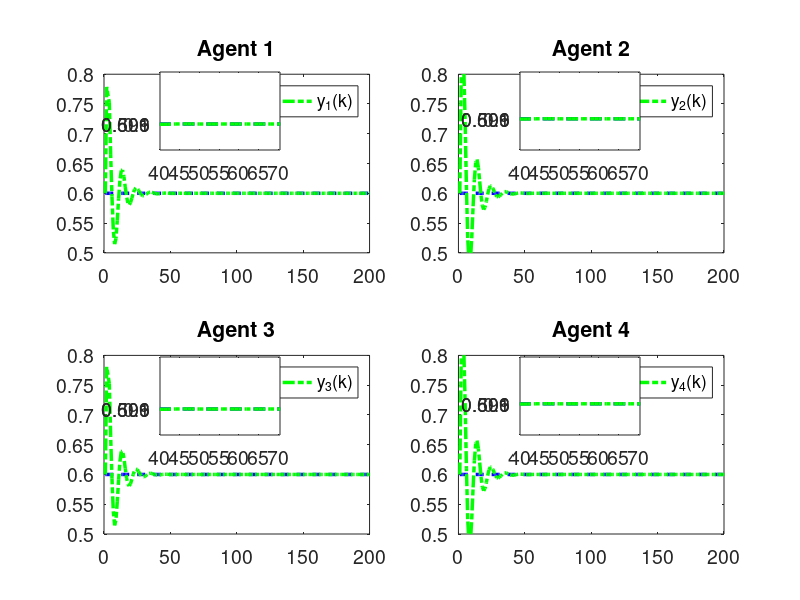
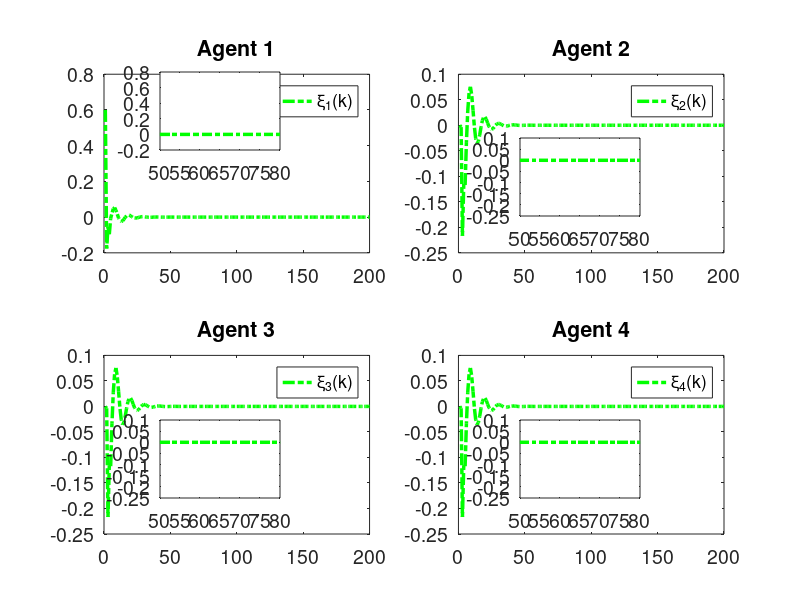

Source code (MATLAB) for these figures, in order:
clc; clear;

% Parameters
rho = 7.5;            % Increase gain for better control response
eta = 1;              % Increase to make the adaptive update faster
lamda = 350;          % Model-free parameter
mu = 0.005;           % Adaptive parameter
epsilon = 1e-5;       % Small threshold for stability
alpha = 15;           % Smoothing factor for error dynamics
T = 0.1;              % Sampling time (kept for calculations but not used in time vector)
gamma1 = 0.45;        % Adjust control gains for faster tracking
gamma2 = 0.15;        % Adjust control gains
gamma3 = 0.45;        % Adjust control gains
gamma4 = 0.15;        % Adjust control gains
beta = 10;            % Sliding mode coefficient
sigma = 95;           % Sliding mode parameter
tau = 1e-5;           % Small damping term

rT = 1024;            % Sample rate
L = 200;              % Time steps
m = 200;              % Data size
n = 600;              % Data size

% Initialization
phi1 = zeros(m+1,1); 
phi2 = zeros(m+1,1); 
phi3 = zeros(m+1,1); 
phi4 = zeros(m+1,1);
mfa1 = zeros(m+1,1); 
mfa2 = zeros(m+1,1); 
mfa3 = zeros(m+1,1); 
mfa4 = zeros(m+1,1);
sm1 = zeros(m,1);  
sm2 = zeros(m,1);  
sm3 = zeros(m,1);  
sm4 = zeros(m,1);
y1 = zeros(m+1,1); 
y2 = zeros(m+1,1); 
y3 = zeros(m+1,1); 
y4 = zeros(m+1,1);
u1 = zeros(m,1);   
u2 = zeros(m,1);   
u3 = zeros(m,1);   
u4 = zeros(m,1);
xi1 = zeros(m,1);  
xi2 = zeros(m,1);  
xi3 = zeros(m,1);  
xi4 = zeros(m,1);
s1 = zeros(m,1);   
s2 = zeros(m,1);   
s3 = zeros(m,1);   
s4 = zeros(m,1);
yd = zeros(m+1,1);

% Desired signal (Reference trajectory)
for k = 1:1:m+1
    yd(k) = 0.6; % Time-invariant constant reference signal
    % yd(k) = 0.6 * sin(0.05 * pi * k) + 0.6 * cos(0.03 * pi * k);
end

for k = 1:m
    % Adaptive Gain update
    if k == 1
        phi1(k) = 4.0; 
        phi2(k) = 4.0; 
        phi3(k) = 4.0; 
        phi4(k) = 4.0;
    elseif k == 2
        phi1(k) = phi1(k-1) + (eta * u1(k-1) / (mu + u1(k-1)^2)) * (y1(k) - phi1(k-1)*u1(k-1));
        phi2(k) = phi2(k-1) + (eta * u2(k-1) / (mu + u2(k-1)^2)) * (y2(k) - phi2(k-1)*u2(k-1));
        phi3(k) = phi3(k-1) + (eta * u3(k-1) / (mu + u3(k-1)^2)) * (y3(k) - phi3(k-1)*u3(k-1));
        phi4(k) = phi4(k-1) + (eta * u4(k-1) / (mu + u4(k-1)^2)) * (y4(k) - phi4(k-1)*u4(k-1));
    else
        phi1(k) = phi1(k-1) + (eta * (u1(k-1) - u1(k-2)) / (mu + (u1(k-1) - u1(k-2))^2)) * (y1(k) - y1(k-1) - phi1(k-1) * (u1(k-1) - u1(k-2)));
        phi2(k) = phi2(k-1) + (eta * (u2(k-1) - u2(k-2)) / (mu + (u2(k-1) - u2(k-2))^2)) * (y2(k) - y2(k-1) - phi2(k-1) * (u2(k-1) - u2(k-2)));
        phi3(k) = phi3(k-1) + (eta * (u3(k-1) - u3(k-2)) / (mu + (u3(k-1) - u3(k-2))^2)) * (y3(k) - y3(k-1) - phi3(k-1) * (u3(k-1) - u3(k-2)));
        phi4(k) = phi4(k-1) + (eta * (u4(k-1) - u4(k-2)) / (mu + (u4(k-1) - u4(k-2))^2)) * (y4(k) - y4(k-1) - phi4(k-1) * (u4(k-1) - u4(k-2)));
    end

    % Stability protection
    if k > 2 && (abs(phi1(k)) <= epsilon || abs(u1(k-1) - u1(k-2)) <= epsilon || sign(phi1(k)) ~= sign(phi1(1)))
        phi1(k) = phi1(1);
    end
    if k > 2 && (abs(phi2(k)) <= epsilon || abs(u2(k-1) - u2(k-2)) <= epsilon || sign(phi2(k)) ~= sign(phi2(1)))
        phi2(k) = phi2(1);
    end
    if k > 2 && (abs(phi3(k)) <= epsilon || abs(u3(k-1) - u3(k-2)) <= epsilon || sign(phi3(k)) ~= sign(phi3(1)))
        phi3(k) = phi3(1);
    end
    if k > 2 && (abs(phi4(k)) <= epsilon || abs(u4(k-1) - u4(k-2)) <= epsilon || sign(phi4(k)) ~= sign(phi4(1)))
        phi4(k) = phi4(1);
    end

    % Error dynamics
    xi1(k) = yd(k) - 2*y1(k) + y4(k);
    xi2(k) = y1(k) - 2*y2(k) + y3(k);
    xi3(k) = y2(k) + yd(k) - 2*y3(k);
    xi4(k) = y1(k) + y3(k) - 2*y4(k);

    % Fix: Handle k=1 case for sliding surfaces
    if k == 1
        s1(k) = 0;
        s2(k) = 0;
        s3(k) = 0;
        s4(k) = 0;
    else
        s1(k) = alpha * xi1(k) - xi1(k-1);
        s2(k) = alpha * xi2(k) - xi2(k-1);
        s3(k) = alpha * xi3(k) - xi3(k-1);
        s4(k) = alpha * xi4(k) - xi4(k-1);
    end

    % MFAC updates
    if k == 1
        mfa1(k) = 0;
        mfa2(k) = 0;
        mfa3(k) = 0;
        mfa4(k) = 0;
    else
        mfa1(k) = mfa1(k-1) + (rho * phi1(k)) / (lamda + abs(phi1(k)^2)) * xi1(k);
        mfa2(k) = mfa2(k-1) + (rho * phi2(k)) / (lamda + abs(phi2(k)^2)) * xi2(k);
        mfa3(k) = mfa3(k-1) + (rho * phi3(k)) / (lamda + abs(phi3(k)^2)) * xi3(k);
        mfa4(k) = mfa4(k-1) + (rho * phi4(k)) / (lamda + abs(phi4(k)^2)) * xi4(k);
    end

    % SMC updates
    if k == 1 
        sm1(k) = 0;
        sm2(k) = 0;
        sm3(k) = 0;
        sm4(k) = 0;
    else
        sm1(k) = sm1(k-1) + (beta * phi1(k)) / (sigma + (phi1(k))^2) * ...
            ( (xi1(k) + (y4(k) - y4(k-1)) + (yd(k+1) - yd(k))) / (1 + 1) ...
            - (xi1(k)) / (alpha * (2)) + tau * sign(s1(k)) );

        sm2(k) = sm2(k-1) + (beta * phi2(k)) / (sigma + (phi2(k)^2)) * ...
            ( (xi2(k) + (y1(k) - y1(k-1)) + (y3(k) - y3(k-1))) / (1 + 1) ...
            - (xi2(k)) / (alpha * 2) + tau * sign(s2(k)) );

        sm3(k) = sm3(k-1) + (beta * phi3(k)) / (sigma + (phi3(k)^2)) * ...
            ( (xi3(k) + (y2(k) - y2(k-1)) + (yd(k+1) - yd(k))) / (1 + 1) ...
            - (xi3(k)) / (alpha * (2)) + tau * sign(s3(k)) );

        sm4(k) = sm4(k-1) + (beta * phi4(k)) / (sigma + (phi4(k)^2)) * ...
            ( (xi4(k) + (y1(k) - y1(k-1)) + (y3(k) - y3(k-1))) / (1 + 1) ...
            - (xi4(k)) / (alpha * (2)) + tau * sign(s4(k)) );
    end

    % Control signal
    if k == 1
        u1(k) = 0.01;
        u2(k) = 0.01;
        u3(k) = 0.01;
        u4(k) = 0.01;
    else
        u1(k) = mfa1(k) + gamma1 * sm1(k);
        u2(k) = mfa2(k) + gamma2 * sm2(k);
        u3(k) = mfa3(k) + gamma3 * sm3(k);
        u4(k) = mfa4(k) + gamma4 * sm4(k);
    end
    if k == 1
        y1(k) = 0.6;
        y2(k) = 0.6;
        y3(k) = 0.6;
        y4(k) = 0.6;
    end

    % Plant model update with nonlinear term and feedforward
    a = 0.5;
    b1 = 1.2 * n / (rT * 0.2);
    b2 = 1.2 * n / (rT * 0.2);
    b3 = 1.2 * n / (rT * 0.2);
    b4 = 1.2 * n / (rT * 0.2);
    
    nonlinearity1 = 0.03; % Coefficient for cubic nonlinearity
    nonlinearity2 = 0.01; % Coefficient for cubic nonlinearity
    nonlinearity3 = 0.02; % Coefficient for cubic nonlinearity
    nonlinearity4 = 0.01; % Coefficient for cubic nonlinearity
    ff_gain = 0.45; % Feedforward gain
    
    % Add cubic nonlinearity and feedforward term
    y1(k+1) = a * y1(k) + b1 * u1(k) - nonlinearity1 * y1(k)^3 + ff_gain;
    y2(k+1) = a * y2(k) + b2 * u2(k) - nonlinearity2 * y2(k)^2 + ff_gain;
    y3(k+1) = a * y3(k) + b3 * u3(k) - nonlinearity3 * y3(k)^3 + ff_gain;
    y4(k+1) = a * y4(k) + b4 * u4(k) - nonlinearity4 * y4(k)^2 + ff_gain;
end

% Plotting
% Time vector for plotting
t = 1:1:m+1;  % Gives 201 points, as expected
font_size = 14;

% Verify time vector and array lengths
disp(['Length of t: ', num2str(length(t))]); % Should display 201
disp(['Length of y1: ', num2str(length(y1))]); % Should be 201
disp(['Length of yd: ', num2str(length(yd))]); % Should be 201
disp(['Length of xi1: ', num2str(length(xi1))]); % Should be 200

% Plot 4 subplots
figure('Position', [100, 100, 15*100, 7.5*100]); % [left, bottom, width, height] in pixels
subplot(2,2,1);
plot(t, yd, '--b', 'LineWidth', 2.5); hold on;
plot(t, y1, '-.g', 'LineWidth', 2.5);
title('Agent 1'); grid off;
legend('y_d(k)','y_1(k)','Orientation', 'horizontal');
set(gca, 'FontSize', font_size);
xlim([0 m]); % X-axis starts from 0
ylim([0.5 0.8]); % Y-axis limits for Agent 1

zoom_x_start = 40; % Start of zoomed x-range
zoom_x_end = 70.5; % End of zoomed x-range
axes('Position', [0.20,0.75,0.15,0.13]);
box on; hold on;
plot(t, yd, '--b', 'LineWidth', 2.5);
plot(t, y1, '-.g', 'LineWidth', 2.5);
xlim([zoom_x_start zoom_x_end]);
yticks([0.599,0.6,0.601]);
set(gca, 'FontSize', font_size);

subplot(2,2,2);
plot(t, yd, '--b', 'LineWidth', 2.5); hold on;
plot(t, y2, '-.g', 'LineWidth', 2.5);
title('Agent 2'); grid off;
legend('y_d(k)','y_2(k)','Orientation', 'horizontal');
set(gca, 'FontSize', font_size);
xlim([0 m]); % X-axis starts from 0
ylim([0.5 0.8]); % Y-axis limits for Agent 2

axes('Position', [0.65,0.75,0.15,0.13]);
box on; hold on;
plot(t, yd, '--b', 'LineWidth', 2.5);
plot(t, y2, '-.g', 'LineWidth', 2.5);
xlim([zoom_x_start zoom_x_end]);
yticks([0.599,0.6,0.601]);
set(gca, 'FontSize', font_size);

subplot(2,2,3);
plot(t, yd, '--b', 'LineWidth', 2.5); hold on;
plot(t, y3, '-.g', 'LineWidth', 2.5);
title('Agent 3'); grid off;
legend('y_d(k)','y_3(k)','Orientation', 'horizontal');
set(gca, 'FontSize', font_size);
xlim([0 m]); % X-axis starts from 0
ylim([0.5 0.8]); % Y-axis limits for Agent 1

axes('Position', [0.20,0.275,0.15,0.13]);
box on; hold on;
plot(t, yd, '--b', 'LineWidth', 2.5);
plot(t, y3, '-.g', 'LineWidth', 2.5);
xlim([zoom_x_start zoom_x_end]);
yticks([0.599,0.6,0.601]);
set(gca, 'FontSize', font_size);

subplot(2,2,4);
plot(t, yd, '--b', 'LineWidth', 2.5); hold on;
plot(t, y4, '-.g', 'LineWidth', 2.5);
title('Agent 4'); grid off;
legend('y_d(k)','y_4(k)','Orientation', 'horizontal');
set(gca, 'FontSize', font_size);
xlim([0 m]); % X-axis starts from 0
ylim([0.5 0.8]); % Y-axis limits for Agent 2

axes('Position', [0.65,0.275,0.15,0.13]);
box on; hold on;
plot(t, yd, '--b', 'LineWidth', 2.5);
plot(t, y4, '-.g', 'LineWidth', 2.5);
xlim([zoom_x_start zoom_x_end]);
yticks([0.599,0.6,0.601]);
set(gca, 'FontSize', font_size);







% Plot 4 subplots


figure('Position', [100, 100, 15*100, 7.5*100]); % [left, bottom, width, height] in pixels
subplot(2,2,1);
plot(t(1:end-1), xi1, '-.g', 'LineWidth', 2.5);
title('Agent 1'); grid off;
legend('\xi_1(k)','y_1','Orientation', 'horizontal');
set(gca, 'FontSize', font_size);
xlim([0 m]); % X-axis starts from 0
% ylim([0.5 0.8]); % Y-axis limits for Agent 1

zoom_x_start_xi = 50; % Start of zoomed x-range
zoom_x_end_xi = 80; % End of zoomed x-range
axes('Position', [0.20,0.75,0.15,0.13]);
box on; hold on;
plot(t(1:end-1), xi1, '-.g', 'LineWidth', 2.5);
xlim([zoom_x_start_xi zoom_x_end_xi]);
% yticks([-2.000000000000000e-04,0,2.000000000000000e-04,4.000000000000001e-04,6.000000000000001e-04]);
set(gca, 'FontSize', font_size);

subplot(2,2,2);
plot(t(1:end-1), xi2, '-.g', 'LineWidth', 2.5);
title('Agent 2'); grid off;
legend('\xi_2(k)','y_2','Orientation', 'horizontal');
set(gca, 'FontSize', font_size);
xlim([0 m]); % X-axis starts from 0
% ylim([0.41 0.99]); % Y-axis limits for Agent 2

axes('Position', [0.65,0.64,0.15,0.13]);
box on; hold on;
plot(t(1:end-1), xi2, '-.g', 'LineWidth', 2.5);
xlim([zoom_x_start_xi zoom_x_end_xi]);
% yticks([-2.000000000000000e-04,0,2.000000000000000e-04,4.000000000000001e-04,6.000000000000001e-04]);
set(gca, 'FontSize', font_size);

subplot(2,2,3);
plot(t(1:end-1), xi2, '-.g', 'LineWidth', 2.5);
title('Agent 3'); grid off;
legend('\xi_3(k)','y_3','Orientation', 'horizontal');
set(gca, 'FontSize', font_size);
xlim([0 m]); % X-axis starts from 0
% ylim([0.5 0.8]); % Y-axis limits for Agent 1

axes('Position', [0.20,0.170,0.15,0.13]);
box on; hold on;
plot(t(1:end-1), xi2, '-.g', 'LineWidth', 2.5);
xlim([zoom_x_start_xi zoom_x_end_xi]);
% yticks([0.599,0.6,0.601]);
set(gca, 'FontSize', font_size);

subplot(2,2,4);
plot(t(1:end-1), xi4, '-.g', 'LineWidth', 2.5);
title('Agent 4'); grid off;
legend('\xi_4(k)','y_4','Orientation', 'horizontal');
set(gca, 'FontSize', font_size);
xlim([0 m]); % X-axis starts from 0
% ylim([0.41 0.99]); % Y-axis limits for Agent 2

axes('Position', [0.65,0.170,0.15,0.13]);
box on; hold on;
plot(t(1:end-1), xi4, '-.g', 'LineWidth', 2.5);
xlim([zoom_x_start_xi zoom_x_end_xi]);
% xticks([64,64.5,65])
% yticks([-1.000000000000000e-04,0,1.000000000000000e-04]);
set(gca, 'FontSize', font_size);
hold off;
